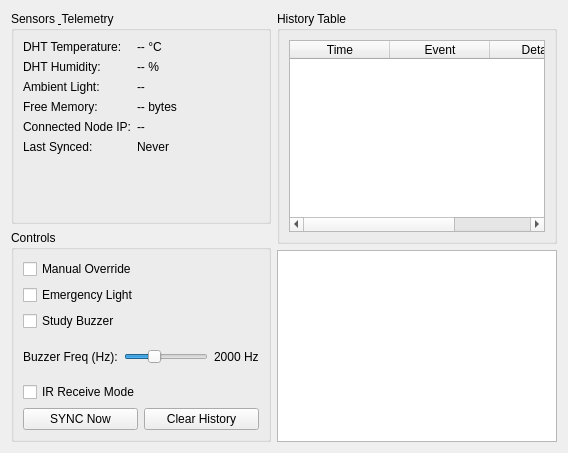
      <widget class="QWidget" name="tabStudy">
       <attribute name="title">
        <string>Study Room</string>
       </attribute>
       <layout class="QHBoxLayout" name="hboxStudy">
        <item>
         <layout class="QVBoxLayout" name="vboxStudyLeft">
          <item>
           <widget class="QGroupBox" name="grpStudySensors">
            <property name="title"><string>Sensors &amp; Telemetry</string></property>
            <layout class="QFormLayout" name="formStudySensors">
             <item row="0" column="0"><widget class="QLabel" name="lblStudyTempTitle"><property name="text"><string>DHT Temperature:</string></property></widget></item>
             <item row="0" column="1"><widget class="QLabel" name="lblStudyTemp"><property name="text"><string>-- °C</string></property></widget></item>
             <item row="1" column="0"><widget class="QLabel" name="lblStudyHumTitle"><property name="text"><string>DHT Humidity:</string></property></widget></item>
             <item row="1" column="1"><widget class="QLabel" name="lblStudyHum"><property name="text"><string>-- %</string></property></widget></item>
             <item row="2" column="0"><widget class="QLabel" name="lblStudyLdrTitle"><property name="text"><string>Ambient Light:</string></property></widget></item>
             <item row="2" column="1"><widget class="QLabel" name="lblStudyLdr"><property name="text"><string>--</string></property></widget></item>
             <item row="3" column="0"><widget class="QLabel" name="lblStudyHeapTitle"><property name="text"><string>Free Memory:</string></property></widget></item>
             <item row="3" column="1"><widget class="QLabel" name="lblStudyHeap"><property name="text"><string>-- bytes</string></property></widget></item>
             <item row="4" column="0"><widget class="QLabel" name="lblStudyNodeIpTitle"><property name="text"><string>Connected Node IP:</string></property></widget></item>
             <item row="4" column="1"><widget class="QLabel" name="lblStudyNodeIp"><property name="text"><string>--</string></property></widget></item>
             <item row="5" column="0"><widget class="QLabel" name="lblStudyLastSyncTitle"><property name="text"><string>Last Synced:</string></property></widget></item>
             <item row="5" column="1"><widget class="QLabel" name="lblStudyLastSync"><property name="text"><string>Never</string></property></widget></item>
            </layout>
           </widget>
          </item>
          <item>
           <widget class="QGroupBox" name="grpStudyControls">
            <property name="title"><string>Controls</string></property>
            <layout class="QVBoxLayout" name="vboxStudyControls">
             <item><widget class="QCheckBox" name="chkStudyOverride"><property name="text"><string>Manual Override</string></property></widget></item>
             <item><widget class="QCheckBox" name="chkStudyLight"><property name="text"><string>Emergency Light</string></property></widget></item>
             <item><widget class="QCheckBox" name="chkStudyBuzzer"><property name="text"><string>Study Buzzer</string></property></widget></item>
             <item>
              <layout class="QHBoxLayout" name="hboxBuzzerFreq">
               <item><widget class="QLabel" name="lblBuzzerFreq"><property name="text"><string>Buzzer Freq (Hz):</string></property></widget></item>
               <item><widget class="QSlider" name="sliderStudyBuzzerFreq"><property name="orientation"><enum>Qt::Horizontal</enum></property><property name="minimum"><number>500</number></property><property name="maximum"><number>5000</number></property><property name="value"><number>2000</number></property></widget></item>
               <item><widget class="QLabel" name="lblStudyBuzzerFreqVal"><property name="text"><string>2000 Hz</string></property></widget></item>
              </layout>
             </item>
             <item><widget class="QCheckBox" name="chkStudyIrRecv"><property name="text"><string>IR Receive Mode</string></property></widget></item>
             <item>
              <layout class="QHBoxLayout" name="hboxStudySync">
               <item><widget class="QPushButton" name="btnStudySync"><property name="text"><string>SYNC Now</string></property></widget></item>
               <item><widget class="QPushButton" name="btnStudyClearHistory"><property name="text"><string>Clear History</string></property></widget></item>
              </layout>
             </item>
            </layout>
           </widget>
          </item>
         </layout>
        </item>
        <item>
         <layout class="QVBoxLayout" name="vboxStudyRight">
          <item>
           <widget class="QGroupBox" name="grpStudyHistory">
            <property name="title"><string>History Table</string></property>
            <layout class="QVBoxLayout" name="vboxHistoryTable">
             <item>
              <widget class="QTableWidget" name="tblStudyHistory">
               <column><property name="text"><string>Time</string></property></column>
               <column><property name="text"><string>Event</string></property></column>
               <column><property name="text"><string>Details</string></property></column>
              </widget>
             </item>
            </layout>
           </widget>
          </item>
          <item>
           <widget class="QTextEdit" name="txtStudyLog"><property name="readOnly"><bool>true</bool></property></widget>
          </item>
         </layout>
        </item>
       </layout>
      </widget>
